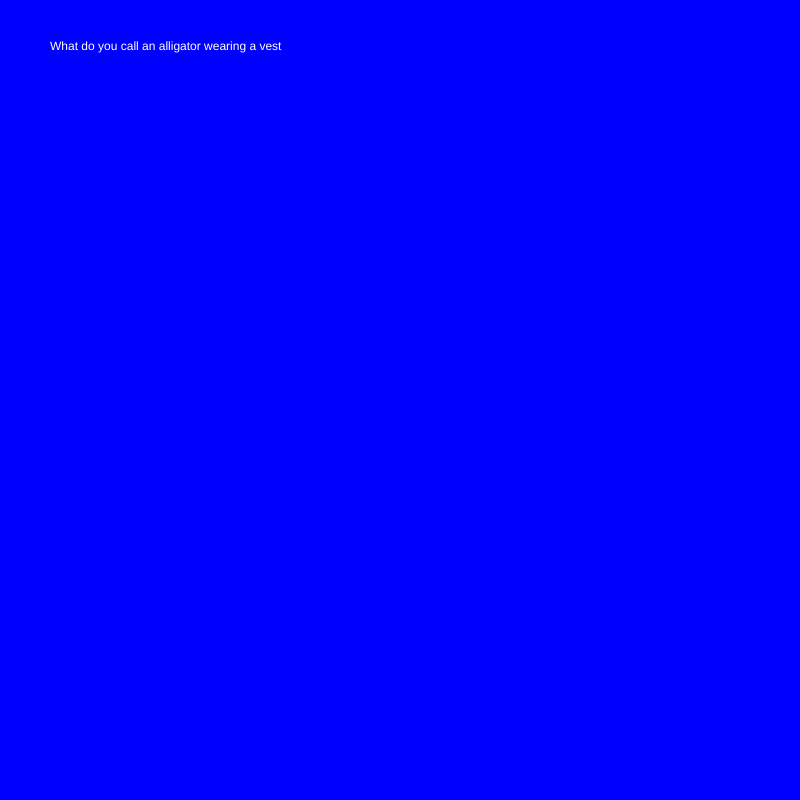
Frame 1 (no input)
Frame 60 (no input): identical to frame 1, image omitted
Frame 120 (the mouse pressed at the canvas centre since frame 60): identical to frame 1, image omitted

The p5.js sketch that drew this single still picture (run headless with seeded random() and noise() and a simulated clock; from frame 60 on, the mouse is pressed at the canvas centre):

// p5.js sketch
// ── sketch.js
var myState = 0;




function setup() {
  // put setup code here
  createCanvas(800, 800);
  background("blue");

}

function draw() {

  switch (myState) {


    case 0:
    background("blue");
    fill("white");
    text("What do you call an alligator wearing a vest", 50, 50);

      break;

      case 1:
      background("green");
      fill("white");
      text("What do you call an alligator wearing a vest", 50, 50);
      text("An Investigator", 50, 100);
     break;


  }

  // put drawing code here


}


function mouseReleased(){

   myState++;

  if (myState > 1) {
   myState = 0;


 }

}
